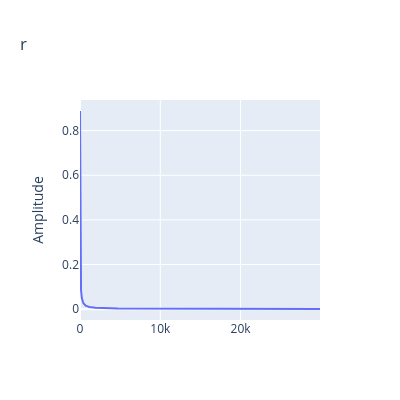

This figure's notebook cell:
### Code cell
error = np.array([])
for i in range(len(teda.HI)-1):
    error = np.append(error,MSE(teda.HI[:i+1],teda.HIp[:i+1]))
PlotPLY(y=error)

### Figure 1 — Plotly figure (JSON) as saved in the notebook; plotly's stock layout.template omitted (floating-point values rounded to 4 significant figures; data arrays with more than 128 entries replaced by an {"elided": "..."} marker saying what was removed)
{"data": [{"type": "scatter", "x": {"elided": "29897 int values"}, "xaxis": "x", "y": {"elided": "29897 float values"}, "yaxis": "y"}], "layout": {"height": 400, "title": {"text": "r"}, "width": 400, "xaxis": {"anchor": "y", "domain": [0, 1]}, "yaxis": {"anchor": "x", "domain": [0, 1], "title": {"text": "Amplitude"}}}}
